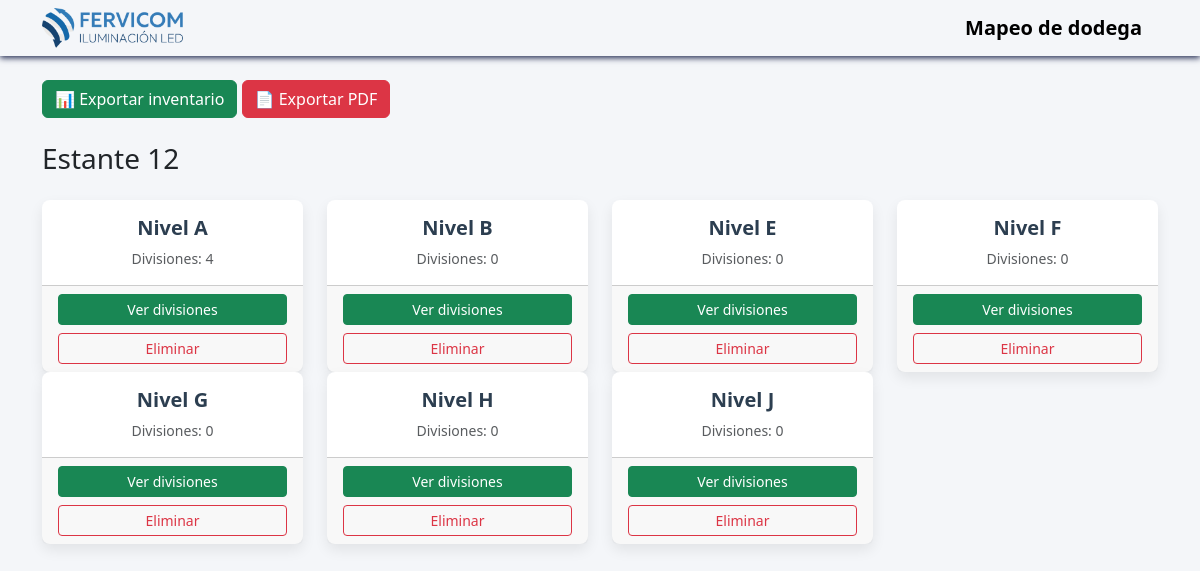
Before: /estantes/1 with the older database file.
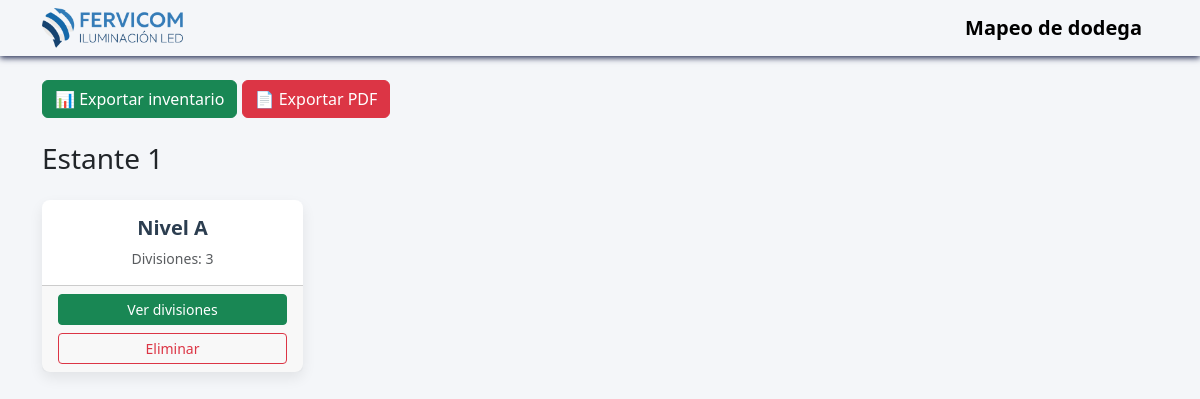
After: the same page with the newer database file.
### models.py (models this page shows)
class Estante(db.Model):
    __tablename__ = "estantes"
    id = db.Column(db.Integer, primary_key=True)
    numero = db.Column(db.Integer, nullable=False, unique=True)
    total_entrepanos= db.Column(db.Integer,nullable=False)
    entrepano = db.relationship(
        "Entrepano",
        backref="estante",
        cascade="all, delete-orphan"
    )

class Entrepano(db.Model):
    __tablename__ = "entrepanos"
    id = db.Column(db.Integer, primary_key=True)
    nivel = db.Column(db.String(1), nullable=False)
    estante_id = db.Column(
        db.Integer,
        db.ForeignKey("estantes.id"),
        nullable=False
    )
    items = db.relationship(
        "Item",
        back_populates="entrepano",
        cascade="all, delete-orphan"
    )

### app.py (the view)
@app.route("/estantes/<int:estante_id>")
def detalle_estante(estante_id):
    estante = Estante.query.get_or_404(estante_id)
    from sqlalchemy import func
    entrepanos = Entrepano.query.filter_by(estante_id=estante.id).all()
    divisiones_por_entrepano = {
        e.id: (
            db.session.query(func.count(func.distinct(Item.division)))
            .filter(Item.entrepano_id == e.id)
            .scalar()
        )
        for e in entrepanos
    }
    orden_niveles = NIVELES
    entrepanos_ordenados = sorted(
        estante.entrepano,
        key=lambda e:  orden_niveles.index(e.nivel),
        reverse=False
    )
    return render_template(
        "detalle-estante.html",
        estante=estante,
        entrepanos=entrepanos,
        divisiones_por_entrepano=divisiones_por_entrepano
    )

### templates/detalle-estante.html (shortened to what this page needs)
{% extends "base.html" %}
{% block content %}
<h3 class="mb-4">
    Estante {{ estante.numero }}
</h3>
<div class="row">
    {% for entrepano in entrepanos %}
    <div class="col-12 col-sm-6 col-md-4 col-lg-3">
        <div class="card text-center h-100">
            <div class="card-body">
                <h5 class="card-title">
                    Nivel {{ entrepano.nivel }}
                </h5>
                <div class="text-muted small">
                    Divisiones:
                    {{ divisiones_por_entrepano.get(entrepano.id, 0) }}
                </div>
            </div>
            <div class="card-footer d-grid gap-2">
                <a href="{{ url_for('detalle_entrepano', entrepano_id=entrepano.id) }}"
                   class="btn btn-success btn-sm">
                    Ver divisiones
                </a>
                <form method="POST"
                      action="{{ url_for('eliminar_entrepano', entrepano_id=entrepano.id) }}">
                    <button class="btn btn-outline-danger btn-sm">
                        Eliminar
                    </button>
                </form>
            </div>
        </div>
    </div>
    {% endfor %}
</div>
{% endblock %}

### templates/base.html (shortened to what this page needs)
<!DOCTYPE html>
<html lang="es">
<head>
    <link href="https://cdn.jsdelivr.net/npm/bootstrap@5.3.2/dist/css/bootstrap.min.css" rel="stylesheet">
    <link rel="stylesheet" href="{{ url_for('static', filename='css/styles.css') }}">
</head>
<body>
<nav class="navbar navbar-white bg-gray mb-4">
    <div class="container d-flex align-items-center">
        <a href="{{ url_for('estantes') }}" class="logo-link">
            <img src="{{ url_for('static', filename='img/logo.png') }}"
                alt="Fervicom Iluminación LED"
                height="40">
        </a>
        <span class="navbar-brand mb-0">
            <b>Mapeo de dodega</b>
        </span>
    </div>
</nav>
<div class="container">
    <div class="mb-4">
    <a href="{{ url_for('exportar_excel') }}" class="btn btn-success w-10">
        📊 Exportar inventario
    </a>
    <a href="{{ url_for('exportar_pdf') }}" class="btn btn-danger w-10">
    📄 Exportar PDF
    </a>
</div>
</div>
<div class="container">
    {% block content %}{% endblock %}
</div>
</body>
</html>

### static/css/styles.css (style rules this page uses)
body { background-color: #f4f6f9; font-family: "Segoe UI", system-ui, sans-serif; }
.navbar { box-shadow: 0 2px 6px rgb(36, 45, 83); }
.card { border-radius: 8px; border: none; box-shadow: 0 6px 14px rgba(0,0,0,.08); transition: transform .2s ease, box-shadow .2s ease; }
.card-title { font-weight: 600; color: #2c3e50; }
.btn { min-width: 110px; }
.btn-sm { min-width: 100%; }

Changed rows visible on the page:
removed Entrepano: nivel "B", get "0"
removed Entrepano: nivel "E", get "0"
removed Entrepano: nivel "F", get "0"
removed Entrepano: nivel "G", get "0"
removed Entrepano: nivel "H", get "0"
removed Entrepano: nivel "J", get "0"
changed Estante: numero "12" → "1"
computed for Entrepano: get "4" → "3"
